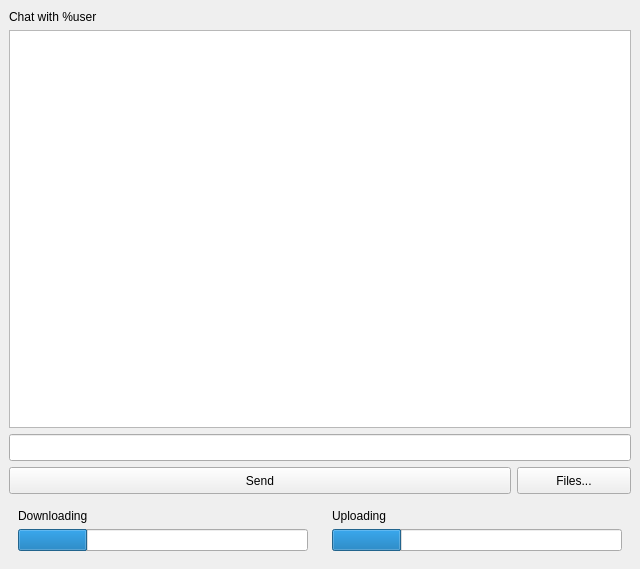
<?xml version="1.0" encoding="UTF-8"?>
<ui version="4.0">
 <class>mainFrame</class>
 <widget class="QMainWindow" name="mainFrame">
  <property name="geometry">
   <rect>
    <x>0</x>
    <y>0</y>
    <width>640</width>
    <height>569</height>
   </rect>
  </property>
  <property name="windowTitle">
   <string>LanChat</string>
  </property>
  <property name="windowIcon">
   <iconset resource="../../../../home/flyinbuff/res.qrc">
    <normaloff>:/icons/lanchat.ico</normaloff>:/icons/lanchat.ico</iconset>
  </property>
  <widget class="QWidget" name="mainLayout">
   <layout class="QVBoxLayout" name="verticalLayout_2">
    <item>
     <widget class="QLabel" name="chatTitle">
      <property name="minimumSize">
       <size>
        <width>622</width>
        <height>15</height>
       </size>
      </property>
      <property name="maximumSize">
       <size>
        <width>16777215</width>
        <height>15</height>
       </size>
      </property>
      <property name="text">
       <string>Chat with %user</string>
      </property>
     </widget>
    </item>
    <item>
     <widget class="QTextBrowser" name="chatWindow">
      <property name="minimumSize">
       <size>
        <width>622</width>
        <height>344</height>
       </size>
      </property>
      <property name="acceptDrops">
       <bool>false</bool>
      </property>
      <property name="acceptRichText">
       <bool>true</bool>
      </property>
      <property name="openExternalLinks">
       <bool>false</bool>
      </property>
      <property name="openLinks">
       <bool>false</bool>
      </property>
     </widget>
    </item>
    <item>
     <widget class="QLineEdit" name="sendText">
      <property name="minimumSize">
       <size>
        <width>622</width>
        <height>27</height>
       </size>
      </property>
      <property name="maximumSize">
       <size>
        <width>16777215</width>
        <height>27</height>
       </size>
      </property>
     </widget>
    </item>
    <item>
     <layout class="QHBoxLayout" name="horizontalLayout_1">
      <item>
       <widget class="QPushButton" name="sendButton">
        <property name="minimumSize">
         <size>
          <width>500</width>
          <height>27</height>
         </size>
        </property>
        <property name="maximumSize">
         <size>
          <width>16777215</width>
          <height>27</height>
         </size>
        </property>
        <property name="text">
         <string>Send</string>
        </property>
       </widget>
      </item>
      <item>
       <widget class="QPushButton" name="browseButton">
        <property name="minimumSize">
         <size>
          <width>114</width>
          <height>27</height>
         </size>
        </property>
        <property name="maximumSize">
         <size>
          <width>114</width>
          <height>27</height>
         </size>
        </property>
        <property name="text">
         <string>Files...</string>
        </property>
       </widget>
      </item>
     </layout>
    </item>
    <item>
     <layout class="QHBoxLayout" name="horizontalLayout_2">
      <item>
       <widget class="QWidget" name="downloadFrame" native="true">
        <layout class="QVBoxLayout" name="verticalLayout_3">
         <item>
          <widget class="QLabel" name="downloadLabel">
           <property name="text">
            <string>Downloading</string>
           </property>
          </widget>
         </item>
         <item>
          <widget class="QProgressBar" name="downloadProgress">
           <property name="value">
            <number>24</number>
           </property>
           <property name="textVisible">
            <bool>false</bool>
           </property>
          </widget>
         </item>
        </layout>
        <zorder>downloadProgress</zorder>
        <zorder>downloadLabel</zorder>
       </widget>
      </item>
      <item>
       <widget class="QWidget" name="uploadFrame" native="true">
        <layout class="QVBoxLayout" name="verticalLayout_4">
         <item>
          <widget class="QLabel" name="uploadLabel">
           <property name="text">
            <string>Uploading</string>
           </property>
          </widget>
         </item>
         <item>
          <widget class="QProgressBar" name="uploadProgress">
           <property name="value">
            <number>24</number>
           </property>
           <property name="textVisible">
            <bool>false</bool>
           </property>
          </widget>
         </item>
        </layout>
       </widget>
      </item>
     </layout>
    </item>
   </layout>
  </widget>
 </widget>
 <resources>
  <include location="../../../../home/flyinbuff/res.qrc"/>
 </resources>
 <connections>
  <connection>
   <sender>sendText</sender>
   <signal>returnPressed()</signal>
   <receiver>sendButton</receiver>
   <slot>click()</slot>
   <hints>
    <hint type="sourcelabel">
     <x>319</x>
     <y>393</y>
    </hint>
    <hint type="destinationlabel">
     <x>259</x>
     <y>427</y>
    </hint>
   </hints>
  </connection>
 </connections>
</ui>
